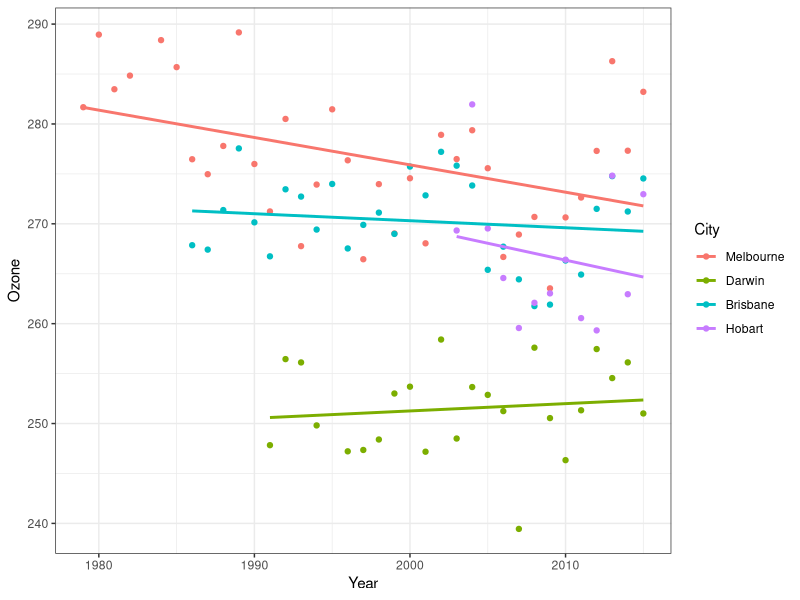

The R script that drew this image: (Note: this script raises an error after producing the figure.)
library(tidyverse)

df <- read_csv("ozone.csv")
df_long <- gather(df, City, Ozone, Melbourne:Hobart, factor_key = T)
df_long <- na.omit(df_long)
df <- na.omit(df)
ggplot(df_long, aes(x= Year, y= Ozone)) +geom_point(aes(colour = City)) +
  geom_smooth(aes(colour = City), se = F, method = "lm") + theme_bw()

#creating a model
df_lm <- lm(data = df_long, Ozone ~ Year)
summary(df_lm)
tidy(df_lm, conf.int = 95)
glance(df_lm)

#residual plotting
df.fort <- augment(df_lm, df_long)
ggplot(df.fort, aes(x=.fitted, y = .resid, colour = City)) + geom_point() + theme_bw()

#creating a multiple level model

df.lm2 <- lm(data= df_long, Ozone ~ Year + City)
summary(df.lm2)
tidy(df.lm2, conf.int = 95)
glance(df.lm2)

#residual plotting
df.fort2 <- augment(df.lm2, df_long)
ggplot(df.fort2, aes(x=.fitted, y = .resid)) + geom_point(aes(colour = City)) +
  geom_smooth() + theme_bw()

#creating a QQ plot

ggplot(data = df.fort2, aes(sample = .std.resid)) +
  stat_qq() + geom_abline() +theme_bw() + coord_equal() + labs(x= "Theoretical", y= "Sample", title = "Plot for Checking Normality of Errors")

#ANOVA
anova(df_lm, df.lm2) # anova(simple, complex)

#creating an interaction model

df.lm3 <- lm(data= df_long, Ozone ~ Year * City)
summary(df.lm3)
tidy(df.lm3, conf.int = 95)
glance(df.lm3)

#residual plotting
df.fort3 <- augment(df.lm3, df_long)
ggplot(df.fort3, aes(x=.fitted, y = .resid)) + geom_point(aes(colour = City)) +
  geom_smooth() + theme_bw()

#creating a QQ plot

ggplot(data = df.fort3, aes(sample = .std.resid)) +
  stat_qq() + geom_abline() +theme_bw() + coord_equal() + labs(x= "Theoretical", y= "Sample", title = "Plot for Checking Normality of Errors")

#ANOVA
anova(df.lm2, df.lm3)
